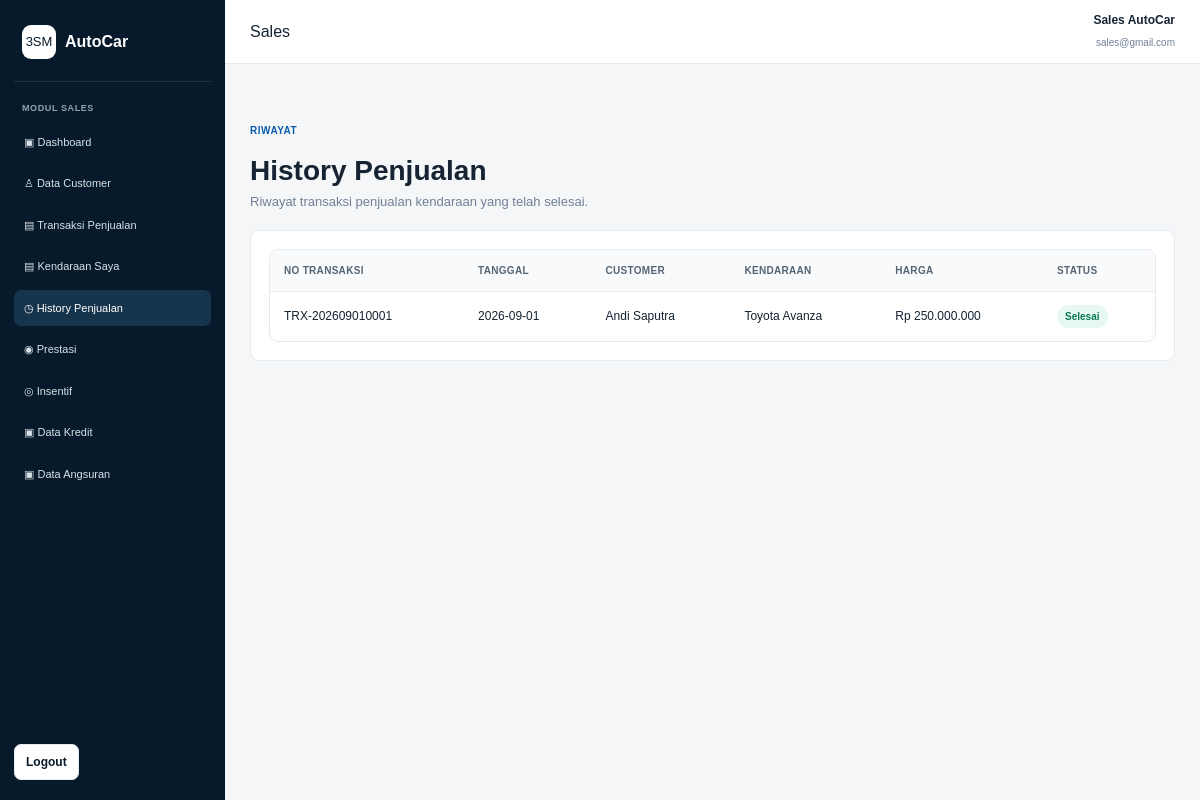
/sales/history.php (signed in), run on the app's committed database.
### tables this page shows
CREATE TABLE penjualan (
    id_penjualan INT AUTO_INCREMENT PRIMARY KEY,
    no_transaksi VARCHAR(50) NOT NULL UNIQUE,
    id_customer INT NOT NULL,
    id_sales INT NOT NULL,
    id_kendaraan INT NOT NULL,
    harga DECIMAL(15,2) NOT NULL DEFAULT 0,
    tanggal DATE NOT NULL,
    metode_pembayaran ENUM('Cash','Transfer','Kredit') NOT NULL,
    status ENUM('Menunggu Verifikasi','Selesai','Ditolak') NOT NULL DEFAULT 'Menunggu Verifikasi',
    dp DECIMAL(15,2) NOT NULL DEFAULT 0,
    tenor INT NOT NULL DEFAULT 0,
    bunga_tahunan DECIMAL(5,2) NOT NULL DEFAULT 0,
    pokok_pinjaman DECIMAL(15,2) NOT NULL DEFAULT 0,
    total_bunga DECIMAL(15,2) NOT NULL DEFAULT 0,
    total_kredit DECIMAL(15,2) NOT NULL DEFAULT 0,
    angsuran_per_bulan DECIMAL(15,2) NOT NULL DEFAULT 0,
    created_at TIMESTAMP DEFAULT CURRENT_TIMESTAMP,
    CONSTRAINT fk_penjualan_customer
        FOREIGN KEY (id_customer) REFERENCES customer(id_customer)
        ON UPDATE CASCADE ON DELETE RESTRICT,
    CONSTRAINT fk_penjualan_sales
        FOREIGN KEY (id_sales) REFERENCES sales(id_sales)
        ON UPDATE CASCADE ON DELETE RESTRICT,
    CONSTRAINT fk_penjualan_kendaraan
        FOREIGN KEY (id_kendaraan) REFERENCES kendaraan(id_kendaraan)
        ON UPDATE CASCADE ON DELETE RESTRICT
);

CREATE TABLE customer (
    id_customer INT AUTO_INCREMENT PRIMARY KEY,
    nama VARCHAR(100) NOT NULL,
    email VARCHAR(100) DEFAULT NULL,
    no_hp VARCHAR(20) DEFAULT NULL,
    alamat TEXT DEFAULT NULL,
    created_at TIMESTAMP DEFAULT CURRENT_TIMESTAMP
);

CREATE TABLE merek (
    id_merek INT AUTO_INCREMENT PRIMARY KEY,
    nama_merek VARCHAR(100) NOT NULL UNIQUE
);

CREATE TABLE tipe_kendaraan (
    id_tipe INT AUTO_INCREMENT PRIMARY KEY,
    nama_tipe VARCHAR(100) NOT NULL,
    id_merek INT DEFAULT NULL,
    CONSTRAINT fk_tipe_merek
        FOREIGN KEY (id_merek) REFERENCES merek(id_merek)
        ON UPDATE CASCADE ON DELETE SET NULL
);

### config/helpers.php (called while the page is built, shortened)
<?php
function e($value)
{
    return htmlspecialchars((string)$value, ENT_QUOTES, 'UTF-8');
}
function rupiah($angka)
{
    return "Rp " . number_format((float)$angka, 0, ',', '.');
}
?>

### sales/history.php (the view, shortened to what this page needs)
<?php
include "../config/koneksi.php";
include "header.php";
$id_user=(int)$_SESSION['id_user'];
$s=mysqli_fetch_assoc(mysqli_query($conn,"SELECT id_sales FROM sales WHERE id_user=$id_user LIMIT 1"));
$id_sales=(int)($s['id_sales']??0);
$result=mysqli_query($conn,"SELECT p.*,c.nama customer,m.nama_merek,t.nama_tipe
FROM penjualan p INNER JOIN customer c ON p.id_customer=c.id_customer INNER JOIN kendaraan k ON p.id_kendaraan=k.id_kendaraan
INNER JOIN merek m ON k.id_merek=m.id_merek INNER JOIN tipe_kendaraan t ON k.id_tipe=t.id_tipe
WHERE p.id_sales=$id_sales AND p.status='Selesai' ORDER BY p.tanggal DESC");
?>
<div class="page-head"><span class="eyebrow">RIWAYAT</span><h1>History Penjualan</h1><p>Riwayat transaksi penjualan kendaraan yang telah selesai.</p></div>
<div class="card"><div class="table-wrap"><table class="table">
<tr><th>No Transaksi</th><th>Tanggal</th><th>Customer</th><th>Kendaraan</th><th>Harga</th><th>Status</th></tr>
<?php while($row=mysqli_fetch_assoc($result)): ?>
<tr><td><?=e($row['no_transaksi'])?></td><td><?=e($row['tanggal'])?></td><td><?=e($row['customer'])?></td><td><?=e($row['nama_merek'].' '.$row['nama_tipe'])?></td><td><?=rupiah($row['harga'])?></td><td><span class="badge badge-success">Selesai</span></td></tr>
<?php endwhile; ?>
</table></div></div>
<?php include "footer.php"; ?>

### assets/css/style.css (style rules this page uses)
* { margin: 0; padding: 0; box-sizing: border-box; }
:root { --navy: #071a2b; --navy-2: #0d2a42; --blue: #0b5cab; --blue-light: #eaf3fb; --text: #152333; --muted: #718096; --border: #e5eaf0; --bg: #f4f6f8; --white: #ffffff; --green: #0d9f6e; --yellow: #d98a00; --red: #c93636; }
body { font-family: Arial, Helvetica, sans-serif; background: var(--bg); color: var(--text); line-height: 1.5; }
.eyebrow { display: inline-block; color: var(--blue); font-size: 10px; font-weight: 800; letter-spacing: .5px; margin-bottom: 12px; }
.stat-card, .card { background: white; border: 1px solid var(--border); border-radius: 9px; padding: 18px; }
.badge { display: inline-flex; align-items: center; padding: 4px 8px; border-radius: 999px; background: #edf1f5; color: #52606d; font-size: 10px; font-weight: 800; }
.badge-success { background: #e7f8f1; color: #087a55; }
.page-head { padding: 28px 0 18px; }
.page-head h1 { font-size: 28px; }
.page-head p { color: var(--muted); font-size: 13px; }
.table-wrap { background: white; border: 1px solid var(--border); border-radius: 9px; overflow-x: auto; }
.table { width: 100%; border-collapse: collapse; min-width: 760px; }
.table th, .table td { padding: 13px 14px; text-align: left; border-bottom: 1px solid var(--border); font-size: 12px; vertical-align: middle; }
.table th { background: #f8fafc; color: #566573; font-size: 10px; text-transform: uppercase; letter-spacing: .3px; }
.table tr:last-child td { border-bottom: 0; }

### data on the page
penjualan: no_transaksi "TRX-202609010001", tanggal "2026-09-01", id_customer.nama "Andi Saputra", merek.nama_merek "Toyota Avanza", harga "Rp 250.000.000"

### other printed values
$_SESSION['nama'] "Sales AutoCar"
$_SESSION['email'] "sales@gmail.com"
